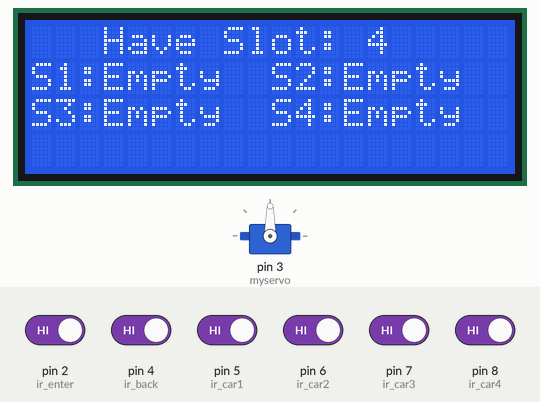
Recording of a sketch running on a simulated Arduino Uno, built with avr-gcc and run on an emulated ATmega328P. On the bench: servo, 20×4 character LCD. Inputs (shaded band) come from the test bench; at power-on: pin 2 (ir_enter), pin 4 (ir_back), pin 5 (ir_car1), pin 6 (ir_car2), pin 7 (ir_car3), pin 8 (ir_car4) HIGH.

Above: at 1.8 s.
1.9 s: pin 5 (ir_car1) driven LOW
At 2.2 s:
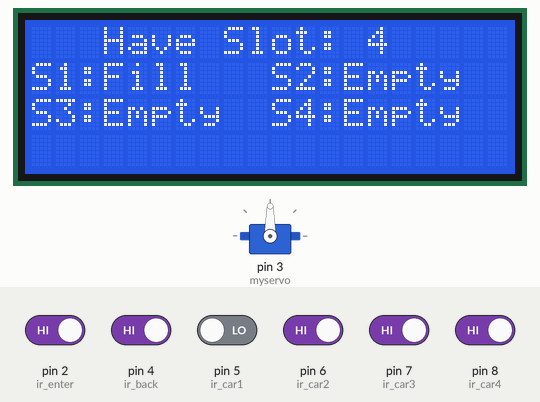
3.4 s: pin 6 (ir_car2) driven LOW
At 3.8 s:
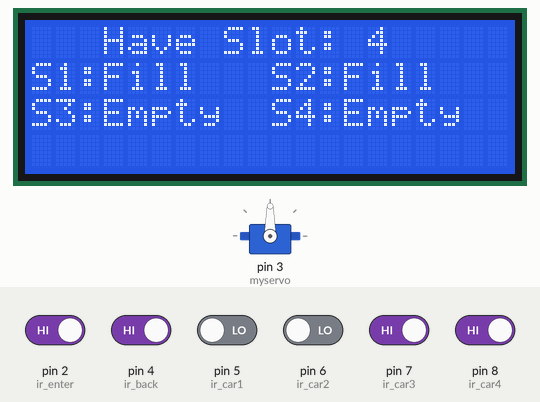
4.9 s: pin 7 (ir_car3) driven LOW
At 5.3 s:
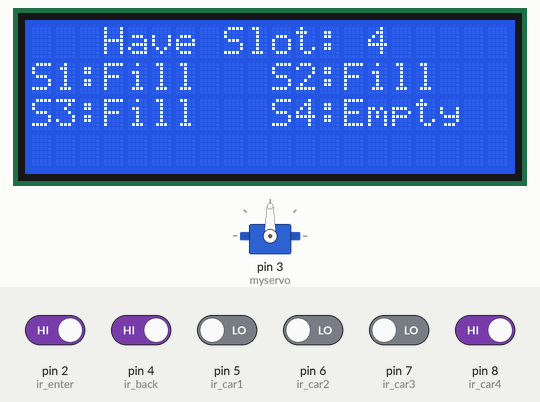
6.4 s: pin 8 (ir_car4) driven LOW
At 6.8 s:
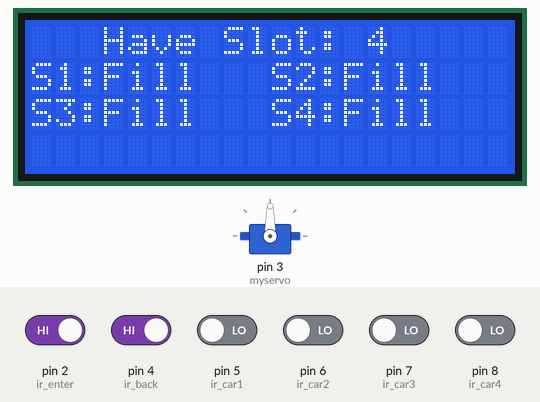
7.9 s: pin 5 (ir_car1) driven HIGH
At 8.4 s:
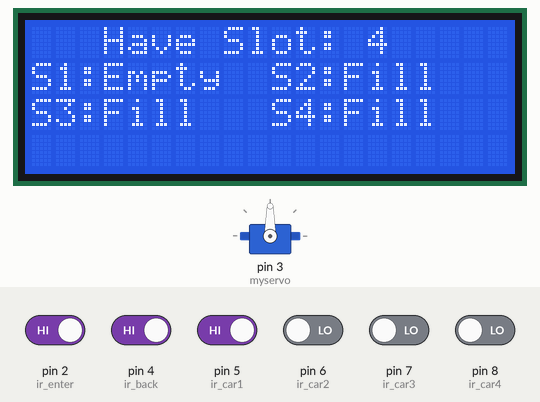
9.4 s: pin 6 (ir_car2) driven HIGH
At 10.4 s:
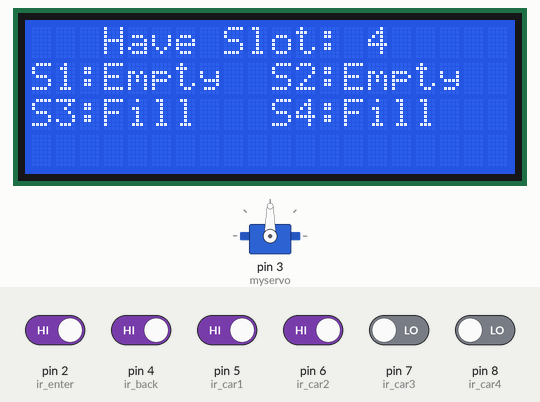
Timing chart, 0 to 11.9 s (numbered marks = the images above; inputs shaded):
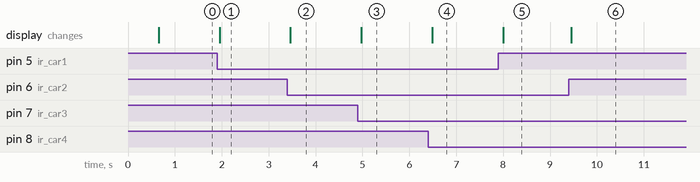

The sketch:

CarParkingSystem.ino
```cpp
#include <Servo.h> // mengimpor library servo yang digunakan untuk mengontrol motor servo yang menggerakkan pintu parkir
#include <Wire.h> // mengimpor library wire yang digunakan untuk komunikasi I2C
#include <LiquidCrystal_I2C.h> // mengimpor library LiquidCrystal_I2C yang digunakan untuk mengontrol LCD dengan menggunakan komunikasi I2C
LiquidCrystal_I2C lcd(0x27, 20, 4); // membuat objek lcd dari kelas LiquidCrystal_I2C dengan alamat I2C 0x27, dan ukuran 20 kolom dan 4 baris.

Servo myservo; // objek myservo dari kelas servo untuk mengontrol motor servo

#define ir_enter 2 // konstanta ir_enter dengan nilai 2, yang mewakili pin input untuk sensor masuk parkir
#define ir_back 4 // konstanta ir_back dengan nilai 4, yang mewakili pin input untuk sensor keluar parkir

#define ir_car1 5 // mendefinisikan konstanta ir_car1 dengan nilai 5, yang mewakili pin input untuk sensor mobil di slot 1
#define ir_car2 6 // mendefinisikan konstanta ir_car2 dengan nilai 6, yang mewakili pin input untuk sensor mobil di slot 2
#define ir_car3 7 // mendefinisikan konstanta ir_car3 dengan nilai 7, yang mewakili pin input untuk sensor mobil di slot 3
#define ir_car4 8 // mendefinisikan konstanta ir_car4 dengan nilai 8, yang mewakili pin input untuk sensor mobil di slot 4

int S1 = 0, S2 = 0, S3 = 0, S4 = 0; // variabel-variabel ini akan digunakan untuk menyimpan status keberadaan mobil di setiap slot
int flag1 = 0, flag2 = 0; // variabel-variabel ini digunakan sebagai penanda aksi yang sudah dilakukan
int slot = 4; // variabel ini akan menyimpan jumlah slot parkir yang tersedia

void setup() { // fungsi yang dieksekusi hanya sekali pada awal program, dalam fungsi ini dilakukan inisialisasi pin, pengaturan komunikasi serial, dan pengaturan awal LCD dan servo
  Serial.begin(9600);

  pinMode(ir_car1, INPUT);
  pinMode(ir_car2, INPUT);
  pinMode(ir_car3, INPUT);
  pinMode(ir_car4, INPUT);

  pinMode(ir_enter, INPUT);
  pinMode(ir_back, INPUT);

  myservo.attach(3);
  myservo.write(90);

  lcd.begin(20, 4);
  lcd.setCursor(0, 1);
  lcd.print("    Car  Parking  ");
  lcd.setCursor(0, 2);
  lcd.print("       System     ");
  delay(500);
  lcd.clear();

  Read_Sensor();

  int total = S1 + S2 + S3 + S4;
  slot = slot - total;
}

void loop() { // fungsi yang dieksekusi secara berulang selama program berjalan, dalam fungsi ini dilakukan pembacaan sensor, pembaruan tampilan LCD, dan pengecekan input dari sensor masuk dan keluar parkir

  Read_Sensor();

  lcd.setCursor(0, 0);
  lcd.print("   Have Slot: ");
  lcd.print(slot);
  lcd.print("    ");

  lcd.setCursor(0, 1);
  if (S1 == 1) {
    lcd.print("S1:Fill ");
  } else {
    lcd.print("S1:Empty");
  }

  lcd.setCursor(10, 1);
  if (S2 == 1) {
    lcd.print("S2:Fill ");
  } else {
    lcd.print("S2:Empty");
  }

  lcd.setCursor(0, 2);
  if (S3 == 1) {
    lcd.print("S3:Fill ");
  } else {
    lcd.print("S3:Empty");
  }

  lcd.setCursor(10, 2);
  if (S4 == 1) {
    lcd.print("S4:Fill ");
  } else {
    lcd.print("S4:Empty");
  }

  if (digitalRead(ir_enter) == 0 && flag1 == 0) {
    if (slot > 0) {
      flag1 = 1;
      if (flag2 == 0) {
        myservo.write(180);
        slot = slot - 1;
      }
    } else {
      lcd.setCursor(0, 0);
      lcd.print(" Sorry Parking Full ");
      delay(1000);
    }
  }

  if (digitalRead(ir_back) == 0 && flag2 == 0) {
    flag2 = 1;
    if (flag1 == 0) {
      myservo.write(180);
      slot = slot + 1;
    }
  }

  if (flag1 == 1 && flag2 == 1) {
    delay(1000);
    myservo.write(90);
    flag1 = 0, flag2 = 0;
  }

  delay(1);
}

void Read_Sensor() { // digunakan untuk membaca status sensor mobil di setiap slot parkir dan menyimpannya ke variabel S1, S2, S3, dan S4
  S1 = 0, S2 = 0, S3 = 0, S4 = 0;

  if (digitalRead(ir_car1) == 0) { S1 = 1; }
  if (digitalRead(ir_car2) == 0) { S2 = 1; }
  if (digitalRead(ir_car3) == 0) { S3 = 1; }
  if (digitalRead(ir_car4) == 0) { S4 = 1; }
}
```

Measured:
- after the input at 1.9 s, the display: changes after 0.05 s (image 1)
- after the input at 3.4 s, the display: changes after 0.07 s (image 2)
- after the input at 4.9 s, the display: changes after 0.08 s (image 3)
- after the input at 6.4 s, the display: changes after 0.09 s (image 4)
- after the input at 7.9 s, the display: changes after 0.10 s (image 5)
- after the input at 9.4 s, the display: changes after 0.06 s (image 6)
